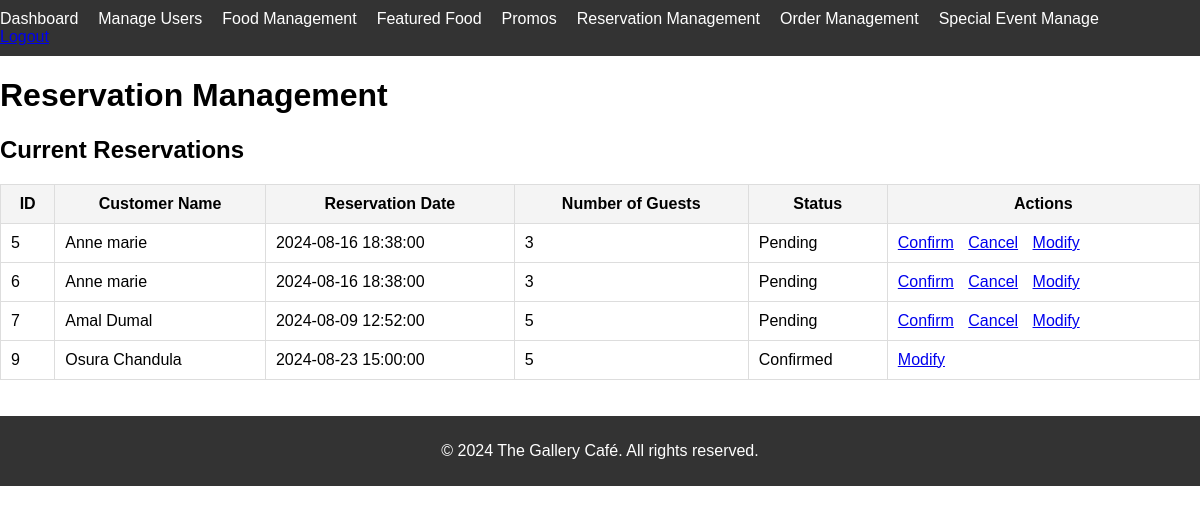
Page /Admin/reservation_management.php (signed in) on the committed database.
### tables this page shows
CREATE TABLE `reservations` (
  `id` int(11) NOT NULL,
  `customer_name` varchar(255) NOT NULL,
  `reservation_date` datetime NOT NULL,
  `number_of_guests` int(11) NOT NULL,
  `status` enum('Pending','Confirmed','Cancelled') DEFAULT 'Pending',
  `created_at` timestamp NOT NULL DEFAULT current_timestamp(),
  `email` varchar(255) NOT NULL,
  `contact_number` varchar(15) NOT NULL
);

### Admin/reservation_management.php (the view, shortened to what this page needs)
<?php include('../partials/menu.php'); ?>
<?php
include('db_connect.php');
$result = $conn->query("SELECT * FROM reservations");
?>
<!DOCTYPE html>
<html lang="en">
<head>
</head>
<body>
    <h1>Reservation Management</h1>
    <h2>Current Reservations</h2>
    <?php if ($result && $result->num_rows > 0): ?>
        <table>
            <thead>
                <tr>
                    <th>ID</th>
                    <th>Customer Name</th>
                    <th>Reservation Date</th>
                    <th>Number of Guests</th>
                    <th>Status</th>
                    <th>Actions</th>
                </tr>
            </thead>
            <tbody>
                <?php while ($row = $result->fetch_assoc()): ?>
                    <tr>
                        <td><?php echo htmlspecialchars($row['id']); ?></td>
                        <td><?php echo htmlspecialchars($row['customer_name']); ?></td>
                        <td><?php echo htmlspecialchars($row['reservation_date']); ?></td>
                        <td><?php echo htmlspecialchars($row['number_of_guests']); ?></td>
                        <td><?php echo htmlspecialchars($row['status']); ?></td>
                        <td class="actions">
                            <?php if ($row['status'] == 'Pending'): ?>
                                <a href="reservation_management.php?action=confirm&id=<?php echo $row['id']; ?>">Confirm</a>
                                <a href="reservation_management.php?action=cancel&id=<?php echo $row['id']; ?>" onclick="return confirm('Are you sure?')">Cancel</a>
                            <?php endif; ?>
                            <a href="reservation_management.php?action=modify&id=<?php echo $row['id']; ?>">Modify</a>
                        </td>
                    </tr>
                <?php endwhile; ?>
            </tbody>
        </table>
    <?php else: ?>
        <p>No reservations found.</p>
    <?php endif; ?>
<?php include('../partials/footer.php'); ?>

### Admin/styles.css (style rules this page uses)
body { font-family: Arial, sans-serif; margin: 0; padding: 0; }

### Admin/reservation_management.php (style rules this page uses)
table { width: 100%; border-collapse: collapse; }
th, td { padding: 10px; border: 1px solid #ddd; }
th { background-color: #f4f4f4; }
.actions a { margin-right: 10px; }

### rows in the picture
reservations: id "5", customer_name "Anne marie", reservation_date "2024-08-16 18:38:00", number_of_guests "3", status "Pending"
reservations: id "6", customer_name "Anne marie", reservation_date "2024-08-16 18:38:00", number_of_guests "3", status "Pending"
reservations: id "7", customer_name "Amal Dumal", reservation_date "2024-08-09 12:52:00", number_of_guests "5", status "Pending"
reservations: id "9", customer_name "Osura Chandula", reservation_date "2024-08-23 15:00:00", number_of_guests "5", status "Confirmed"
